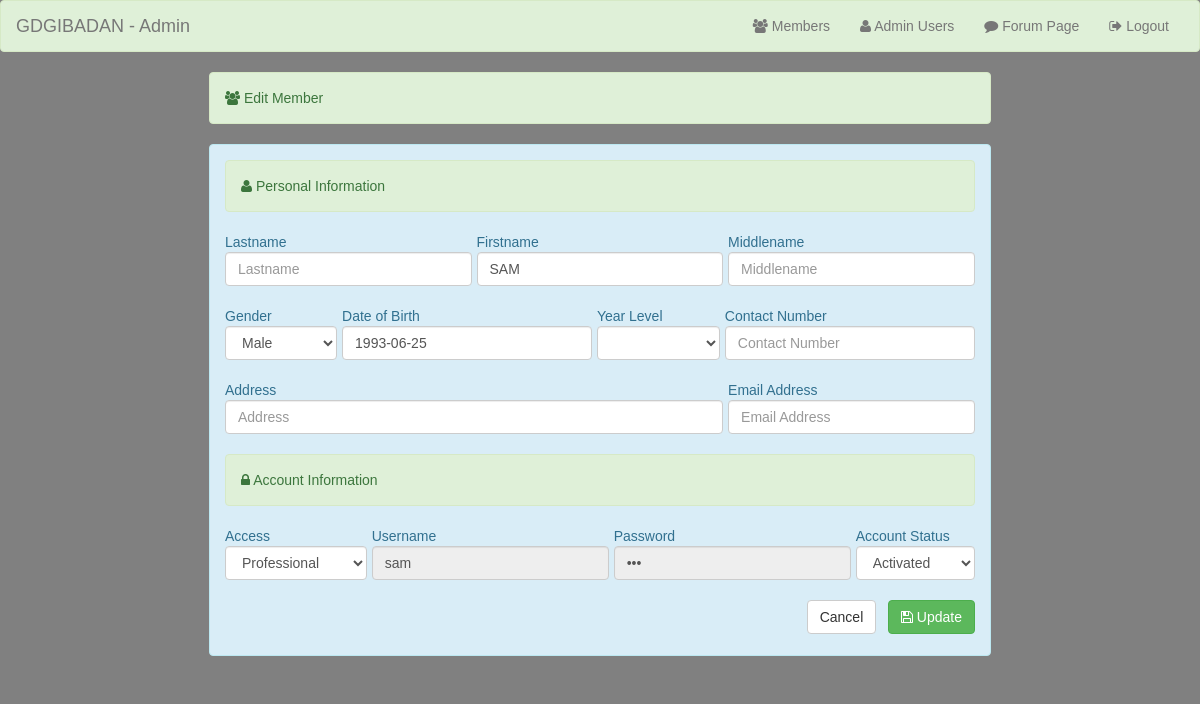
The page /admin/edit_member.php?id=2 (signed in) on the database its author committed.
### tables this page shows
CREATE TABLE `members` (
  `member_id` int(11) NOT NULL,
  `image` varchar(100) NOT NULL,
  `firstname` varchar(20) NOT NULL,
  `surname` varchar(20) NOT NULL,
  `phnnumber` varchar(100) NOT NULL,
  `sex` varchar(6) NOT NULL,
  `invite` varchar(100) NOT NULL,
  `date_of_birth` varchar(100) NOT NULL,
  `username` varchar(100) NOT NULL,
  `password` varchar(100) NOT NULL,
  `access` varchar(50) NOT NULL,
  `status` varchar(100) NOT NULL,
  `acct_status` varchar(100) NOT NULL,
  `topic_ctr` int(11) NOT NULL,
  `threads_ctr` int(11) NOT NULL,
  `replies_ctr` int(11) NOT NULL,
  `delstatus` int(11) NOT NULL
);

### admin/edit_member.php (the view, shortened to what this page needs)
<?php
 include('header.php');
 include('navbar.php');
$get_id=$_GET['id'];
 ?>
<body id="home">
 <center> <table width="800" border="0"><tr><td>
  <div class="container-fluid">
<div class="row">
  <div class="col-md-12">
	<div class="alert alert-success"><i class="fa fa-group"></i> Edit Member</div>
	 <form method="POST">
<div class="alert alert-info">
<?php
	$query = $conn->query("select * from members where member_id='$get_id'") or die(mysql_error());
		while ($row = $query->fetch()) {
		  ?>
<table width="750">
<tr><td colspan="5">
<div class="alert alert-success"><li class="fa fa-user"></li> Personal Information</div>
</td></tr>
<tr>
<td>
Lastname<br />
<input name="lname" type="text" value="<?php echo $row['lastname']; ?>" class="form-control" placeholder="Lastname" required="" /></td>
<td>&nbsp;</td>
<td>
Firstname<br />
<input name="fname" type="text" value="<?php echo $row['firstname']; ?>" class="form-control" placeholder="Firstname" required="" /></td>
<td>&nbsp;</td>
<td>
Middlename<br />
<input name="mname" type="text" value="<?php echo $row['middlename']; ?>" class="form-control" placeholder="Middlename" required="" /></td>
</tr>
<tr><td>&nbsp;</td></tr>
<tr>
 <td colspan="5">
<table width="750"><tr>
 <td>
Gender<br />
<select name="gender" class="form-control">
<option>
 <?php echo $row['sex']; ?>
</option>
</select>
</td>
<td>&nbsp;</td>
<td>
Date of Birth<br />
<input name="birthday" type="text" value="<?php echo $row['date_of_birth']; ?>" class="form-control" placeholder="mm-dd-yyyy" required="" /></td>
<td>&nbsp;</td>
<td>
Year Level<br />
<select name="yrlvl" class="form-control">
<option>
</option>
<option>
</option>
</select>
</td>
<td>&nbsp;</td>
<td>
Contact Number<br />
<input name="cnum" type="text" value="<?php echo $row['contact_no']; ?>" class="form-control" placeholder="Contact Number" required="" /></td>
 </tr></table>
</td>
</tr>
<tr><td>&nbsp;</td></tr>
<tr>
<td colspan="3">
Address<br />
<input name="address" type="text" value="<?php echo $row['address']; ?>" class="form-control" placeholder="Address" required="" /></td>
<td>&nbsp;</td>
<td>
Email Address<br />
<input name="email" type="text" value="<?php echo $row['email']; ?>" class="form-control" placeholder="Email Address" required="" /></td>
</tr>
</table>
<br />
<table width="750">
<tr><td colspan="7">
<div class="alert alert-success"><li class="fa fa-lock"></li> Account Information</div>
</td></tr>
<tr>
<td>
Access<br />
<select name="access" class="form-control">
<option>
 <?php echo $row['access']; ?>
</option>
</select>
</td>
<td>&nbsp;</td>
<td>
Username<br />
<input type="text" value="<?php echo $row['username']; ?>" class="form-control" placeholder="Firstname" required="" readonly="" /></td>
<td>&nbsp;</td>
<td>
Password<br />
<input type="password" value="<?php echo $row['password']; ?>" class="form-control" placeholder="Middlename" required="" readonly="" /></td>
<td>&nbsp;</td>
<td>
Account Status<br />
<select name="acct_status" class="form-control">
<option>
 <?php echo $row['acct_status']; ?>
</option>
</select>
</td>
</tr>
</table>
<br />
<div class="pull-right">
<a href="home.php" class="btn btn-default">Cancel</a>&nbsp;&nbsp;
<button type="submit" name="update" class="btn btn-success"><li class="fa fa-save"></li> Update</button>
</div>
<?php } ?>
</form>
<br /><br />
</div>
  </div>
</div>
</td></tr></table>
  </center>
</body>

### css/my_style.css (style rules this page uses)
body { font-family:'ProximaNova-Light',Helvetica,Arial,sans-serif !important; }
#home { background-attachment: fixed; background-color: grey; background-position: left 40px; background-repeat: no-repeat; }

### rows shown on the page
members: fname "SAM", gender "Male", birthday "1993-06-25", access "Professional", username "sam", acct_status "Activated"
